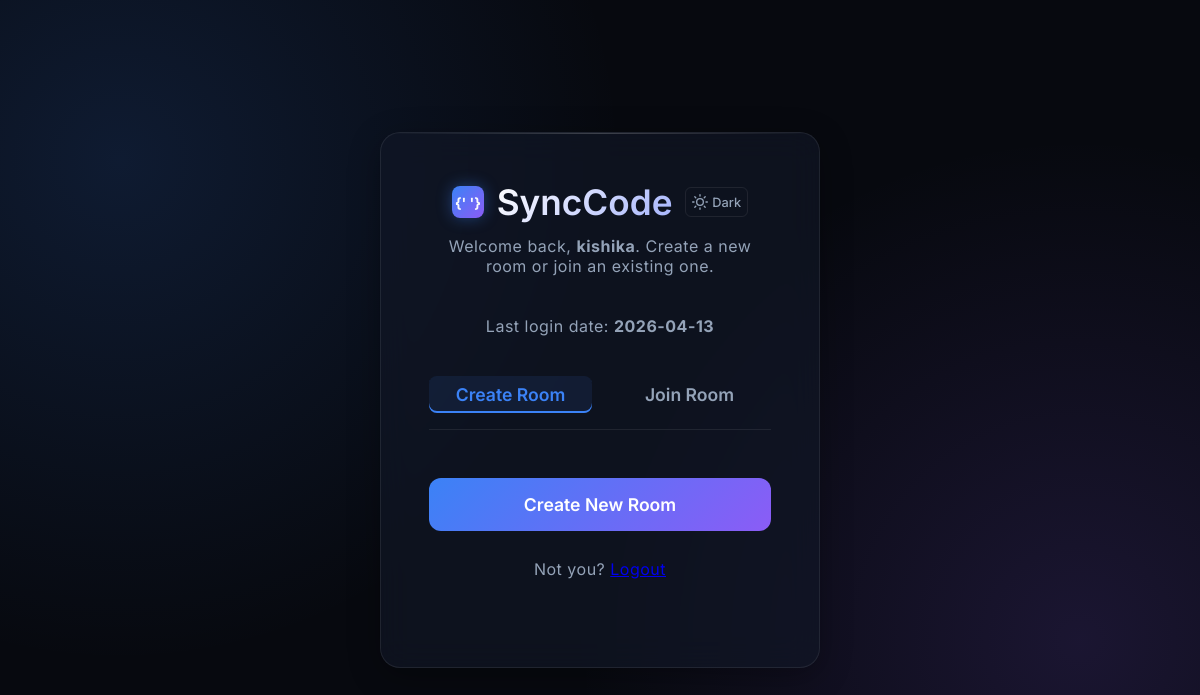
/dashboard (signed in), run on an earlier commit of the app's database.
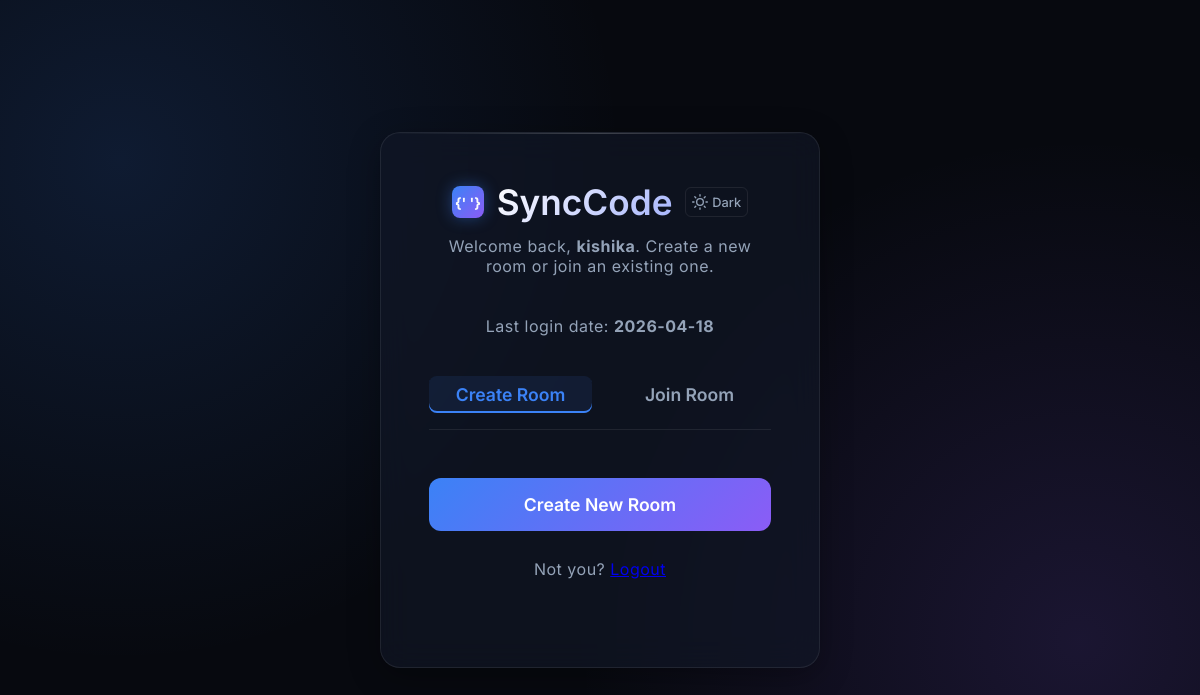
And on a later commit of the database.
### tables this page shows
CREATE TABLE users (
                    id INTEGER PRIMARY KEY AUTOINCREMENT,
                    username TEXT UNIQUE NOT NULL,
                    password_hash TEXT NOT NULL,
                    created_at TIMESTAMP DEFAULT CURRENT_TIMESTAMP,
                    last_login_at TEXT
                );

### app.py (the view)
@app.route('/dashboard')
@login_required
def dashboard():
    activity = get_user_activity(g.tab_user_id)
    return render_template(
        'dashboard.html',
        username=g.tab_username,
        last_login_at=format_date(activity['last_login_at']),
        tab=g.tab_id
    )

### app.py (called while the page is built)
def get_tab_id():
    return request.values.get('tab', 'default')

def get_db():
    conn = sqlite3.connect(DB_PATH)
    conn.row_factory = sqlite3.Row
    return conn

def get_user_activity(user_id):
    with get_db() as conn:
        return conn.execute(
            "SELECT last_login_at FROM users WHERE id = ?",
            (user_id,)
        ).fetchone()

def format_date(timestamp):
    if not timestamp:
        return None
    try:
        return timestamp.split(' ')[0]
    except Exception:
        return timestamp

def login_required(view):
    @functools.wraps(view)
    def wrapped_view(*args, **kwargs):
        tab_id = get_tab_id()
        tabs = session.get('tabs', {})
        tab_data = tabs.get(tab_id)
        if not tab_data:
            return redirect(url_for('login', tab=tab_id))
        g.tab_id = tab_id
        g.tab_user_id = tab_data['user_id']
        g.tab_username = tab_data['username']
        return view(*args, **kwargs)
    return wrapped_view

### templates/dashboard.html (shortened to what this page needs)
<!DOCTYPE html>
<html lang="en">
<head>
    <link rel="stylesheet" href="{{ url_for('static', filename='style.css') }}">
</head>
<body class="join-page">
    <div class="glass-card join-container">
        <div class="brand">
            <div class="logo-icon">{' '}</div>
            <h1>SyncCode</h1>
            <button id="theme-toggle" class="theme-toggle" title="Toggle Theme">
                <span id="theme-label">Dark</span>
            </button>
        </div>
        <p class="subtitle">Welcome back, <strong>{{ username }}</strong>. Create a new room or join an existing one.</p>
        <p class="subtitle">Last login date: <strong>{{ last_login_at or 'N/A' }}</strong></p>
        <div class="tabs-header">
            <button class="tab-btn active" id="tab-create">Create Room</button>
            <button class="tab-btn" id="tab-join">Join Room</button>
        </div>
        <form id="create-form" action="/create-room" method="POST" class="tab-content active">
            <button type="submit" class="primary-btn">Create New Room</button>
        </form>
        <div class="footer-row">
            <p class="subtitle">Not you? <a href="{{ url_for('logout', tab=tab) }}">Logout</a></p>
        </div>
    </div>
</body>
</html>

What changed in the data, as far as the page shows it:
changed users "kishika": last_login_at "2026-04-13" → "2026-04-18"
